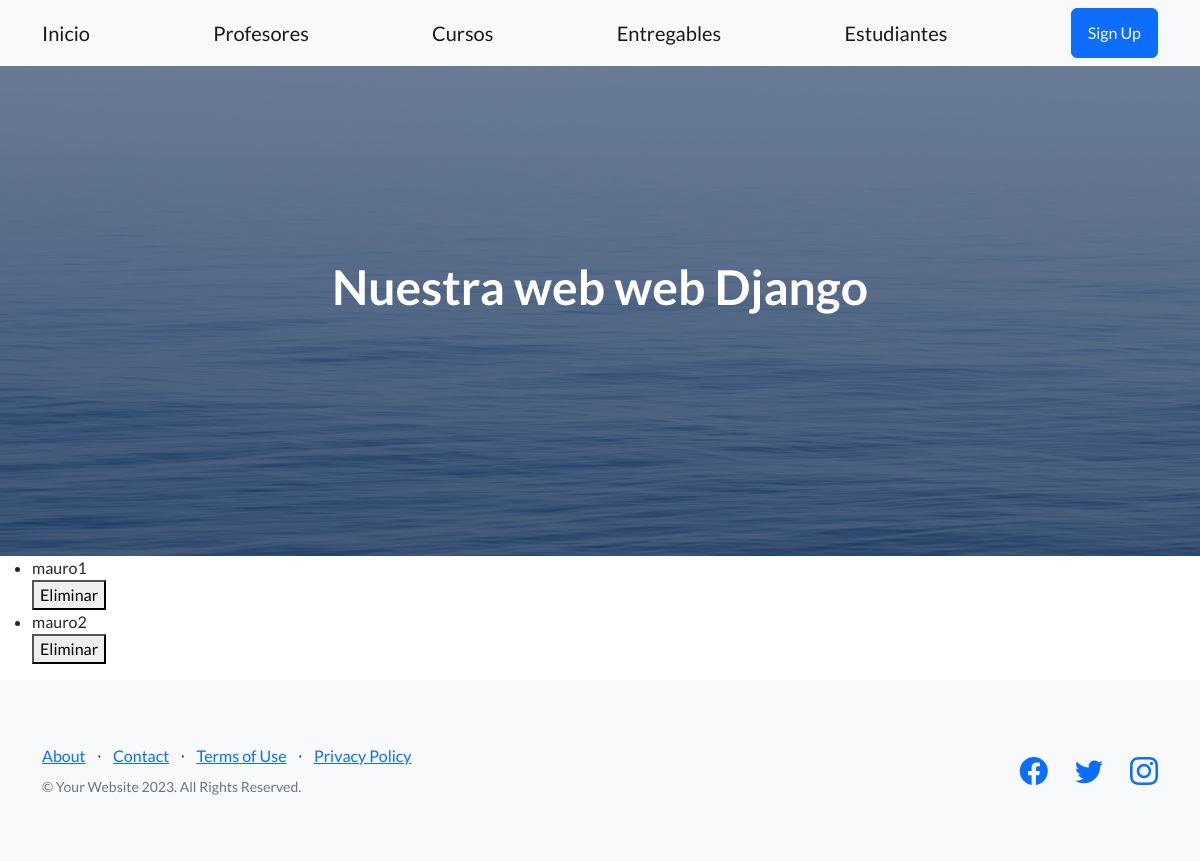
Page /app-coderdos/lista-profesores/ on the earlier database version.
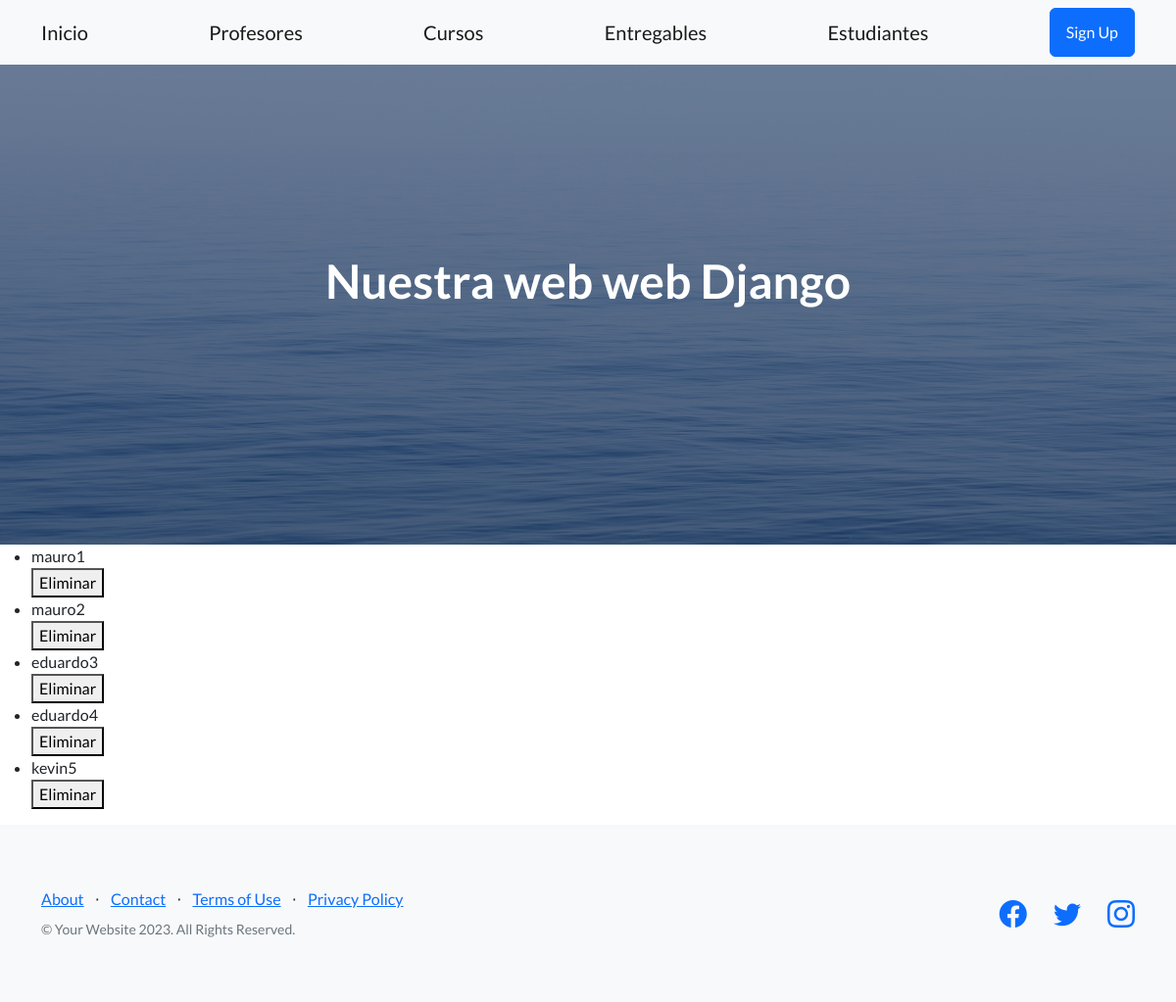
Same page on the later database version.
### AppCoderDos/models.py (models this page shows)
class Profesor(models.Model):
    nombre = models.CharField(max_length=50)
    apellido = models.CharField(max_length=30)
    email=models.EmailField()
    profesion =models.CharField(max_length=30)
    curso=models.ManyToManyField(Curso)
    def __str__(self):
        return f'{self.nombre}'

### AppCoderDos/views.py (the view)
# urls.py: path('lista-profesores/',listaProfesores,name='listaProfesores'),
def listaProfesores(req): #para leer todos los estudiantes
    profesores=Profesor.objects.all() #me traigo todos
    return render(req,"leerProfesores.html",{"profesores":profesores})

### AppCoderDos/Templates/leerProfesores.html
{% extends 'padre.html' %}
{% block ContenidoQueCambia %}
    <ul>
        {% for profe in profesores %}
            <li>{{profe}}{{profe.id}}</li>
            <div>
                <form action="{% url 'eliminaprofesor' profe.id %}" method="post">{% csrf_token %}
                    <button type="submit">Eliminar</button>
                </form>
            </div>
        {% endfor %}
    </ul>
{% endblock ContenidoQueCambia %}

Differences in the rows shown:
added Profesor: nombre "eduardo", id "3"
added Profesor: nombre "eduardo", id "4"
added Profesor: nombre "kevin", id "5"
